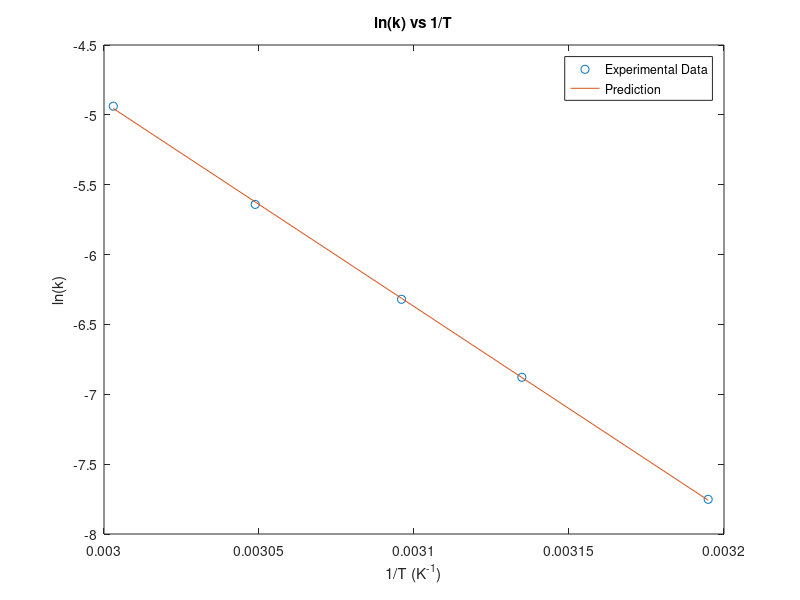

This figure's MATLAB source:
clear all;
clc;

k = [0.00043 0.00103 0.00180 0.00355 0.00717];
T = [313 319 323 328 333];

n = length(T);
x = 1./T;
y = log(k);

[P,S] = polyfit(x,y,1);
fitConc = polyval(P,x);
plot(x,y,'o',x,fitConc,'-');
title('ln(k) vs 1/T');
xlabel('1/T (K^{-1})');
ylabel('ln(k)');
legend('Experimental Data', 'Prediction');